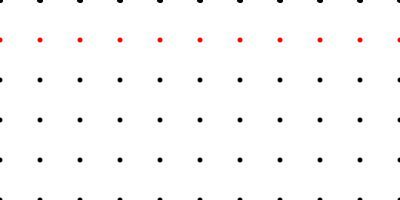
Frame 1 (no input)
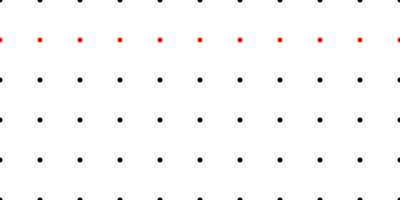
Frame 60 (the mouse pressed at the canvas centre just before this capture)
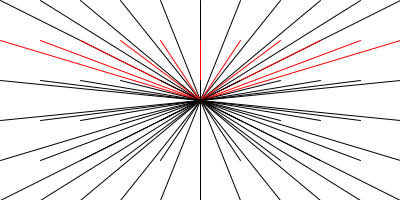
Frame 120 (the mouse held since frame 60 and released just before this capture)

The Processing sketch that drew these frames (run headless with seeded random() and noise(); from frame 60 on, the mouse is pressed at the canvas centre):

// Processing sketch: processing_74839
// ── processing_74839.pde

void setup() {
  size(400, 200);
  background(255);
}

void draw() {
  if (mousePressed) {
    background(255);
    for (int y = 0; y <= height; y = y + 40) {
      for (int x = 0; x <= width; x = x + 40) {
        if (y == 40) {
          stroke(255, 0, 0);
          }
        else {
          stroke(0);
        }
        line(x, y, mouseX, mouseY);
      }
    }
  }
  else {
    background(255);
    for (int y = 0; y <= height; y = y + 40) {
      for (int x = 0; x <= width; x = x + 40) { 
        if (y == 40) {
          noStroke();
          fill(255, 0, 0);
        }
        else { 
          fill(0);
        }
        ellipse(x, y, 5, 5);
      }
    }
  }
}
